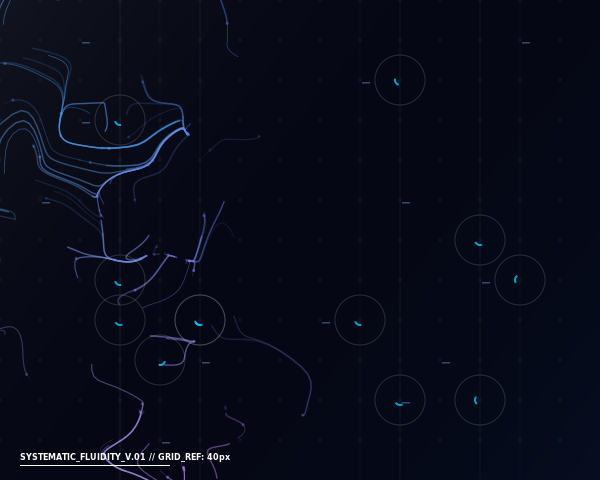

This chart was generated by the following Python code:
import cairo
import math
import random

# Setup
width, height = 600, 480
surface = cairo.ImageSurface(cairo.FORMAT_ARGB32, width, height)
ctx = cairo.Context(surface)

# Background: Deep ink blue for a technical "blueprint" feel
ctx.set_source_rgb(0.02, 0.03, 0.08)
ctx.paint()

# --- Mathematical Utilities ---

# Simple Deterministic Noise-like function (pseudo-perlin)
# Based on a grid of random vectors and bilinear interpolation
random.seed(42)
grid_size = 40
cols, rows = (width // grid_size) + 1, (height // grid_size) + 1
vectors = [[(random.uniform(-1, 1), random.uniform(-1, 1)) for _ in range(rows)] for _ in range(cols)]

def get_vector(x, y):
    # Scale coordinates to grid
    gx = x / grid_size
    gy = y / grid_size
    ix, iy = int(gx), int(gy)
    fx, fy = gx - ix, gy - iy
    
    # Bilinear interpolation of vectors
    v1 = vectors[ix % cols][iy % rows]
    v2 = vectors[(ix + 1) % cols][iy % rows]
    v3 = vectors[ix % cols][(iy + 1) % rows]
    v4 = vectors[(ix + 1) % cols][(iy + 1) % rows]
    
    # Smoothstep interpolation
    sx = fx * fx * (3 - 2 * fx)
    sy = fy * fy * (3 - 2 * fy)
    
    vx = v1[0]*(1-sx)*(1-sy) + v2[0]*sx*(1-sy) + v3[0]*(1-sx)*sy + v4[0]*sx*sy
    vy = v1[1]*(1-sx)*(1-sy) + v2[1]*sx*(1-sy) + v3[1]*(1-sx)*sy + v4[1]*sx*sy
    return vx, vy

# --- Layer 1: The Systematic Grid ---
ctx.set_line_width(0.5)
for x in range(0, width, grid_size):
    for y in range(0, height, grid_size):
        # Draw tiny technical crosshairs
        ctx.set_source_rgba(0.2, 0.4, 0.6, 0.3)
        size = 2
        ctx.move_to(x - size, y); ctx.line_to(x + size, y)
        ctx.move_to(x, y - size); ctx.line_to(x, y + size)
        ctx.stroke()
        
        # Subtle coordinate text simulation
        if random.random() > 0.9:
            ctx.set_source_rgba(0.5, 0.7, 1.0, 0.4)
            ctx.rectangle(x + 2, y + 2, 8, 1.5)
            ctx.fill()

# --- Layer 2: Emergent Entropy (Flow Field Trails) ---
def draw_trail(start_x, start_y, steps, color):
    ctx.set_source_rgba(*color)
    x, y = start_x, start_y
    ctx.move_to(x, y)
    
    for i in range(steps):
        vx, vy = get_vector(x, y)
        # Add a global horizontal bias (Swiss precision progression)
        dx = vx * 10 + 2.5 
        dy = vy * 10
        
        x += dx
        y += dy
        
        # Modulate line width based on progression
        ctx.set_line_width(0.3 + (i / steps) * 1.2)
        ctx.line_to(x, y)
        
        # Occasionally draw a node point
        if i % 15 == 0 and random.random() > 0.7:
            ctx.stroke()
            ctx.arc(x, y, 1.5, 0, 2 * math.pi)
            ctx.fill()
            ctx.move_to(x, y)
            
    ctx.stroke()

# Draw multiple batches of particles
for _ in range(80):
    start_x = random.uniform(-50, width * 0.4)
    start_y = random.uniform(0, height)
    # Spectral gradient logic: vary from cyan to deep magenta
    alpha = random.uniform(0.1, 0.6)
    r = 0.2 + (start_y / height) * 0.5
    g = 0.6 - (start_x / width) * 0.3
    b = 0.9
    draw_trail(start_x, start_y, 40, (r, g, b, alpha))

# --- Layer 3: Euclidean Overlays (The "Anchors") ---
# Create data-informed nodes where the flow "converges"
for _ in range(12):
    nx = random.randint(2, cols-3) * grid_size
    ny = random.randint(2, rows-3) * grid_size
    
    # Outer ring
    ctx.set_source_rgba(1, 1, 1, 0.15)
    ctx.set_line_width(1)
    ctx.arc(nx, ny, 25, 0, 2 * math.pi)
    ctx.stroke()
    
    # Inner technical dial
    ctx.set_source_rgba(0.0, 0.8, 1.0, 0.8)
    ctx.set_line_width(2)
    angle = random.uniform(0, math.pi)
    ctx.arc(nx, ny, 5, angle, angle + math.pi/2)
    ctx.stroke()
    
    # Connecting geometric lines
    ctx.set_source_rgba(1, 1, 1, 0.05)
    ctx.set_line_width(0.5)
    ctx.move_to(nx, 0)
    ctx.line_to(nx, height)
    ctx.stroke()

# --- Layer 4: Final Atmospheric Polish ---
# A subtle gradient overlay to provide depth
gradient = cairo.LinearGradient(0, 0, width, height)
gradient.add_color_stop_rgba(0, 1, 1, 1, 0.05)
gradient.add_color_stop_rgba(0.5, 0, 0, 0, 0)
gradient.add_color_stop_rgba(1, 0, 0.5, 1, 0.05)
ctx.set_source(gradient)
ctx.paint()

# Marginalia / Typographic Elements
ctx.set_source_rgb(1, 1, 1)
ctx.select_font_face("sans-serif", cairo.FONT_SLANT_NORMAL, cairo.FONT_WEIGHT_BOLD)
ctx.set_font_size(8)
ctx.move_to(20, height - 20)
ctx.show_text("SYSTEMATIC_FLUIDITY_V.01 // GRID_REF: 40px")
ctx.rectangle(20, height - 15, 150, 1)
ctx.fill()
